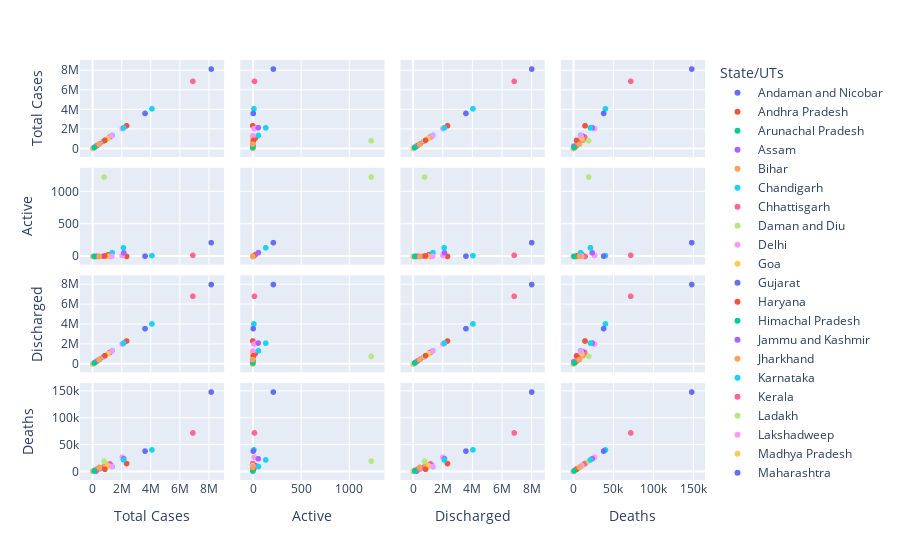

Notebook code cell kept with this figure:
### Code cell
# Creates a scatter matrix to visualize pairwise relationships between 'Total Cases', 'Active', 'Discharged', and 'Deaths', colored by 'State/UTs'
fig = px.scatter_matrix(df, dimensions=["Total Cases", "Active", "Discharged", "Deaths"], color=df['State/UTs'])
fig.show()   # Displays the interactive scatter matrix

### Figure 1 — Plotly figure (JSON) as saved in the notebook; plotly's stock layout.template omitted (floating-point values rounded to 4 significant figures)
{"data": [{"dimensions": [{"axis": {"matches": true}, "label": "Total Cases", "values": [10766]}, {"axis": {"matches": true}, "label": "Active", "values": [0]}, {"axis": {"matches": true}, "label": "Discharged", "values": [10637]}, {"axis": {"matches": true}, "label": "Deaths", "values": [129]}], "hovertemplate": "State/UTs=Andaman and Nicobar<br>%{xaxis.title.text}=%{x}<br>%{yaxis.title.text}=%{y}<extra></extra>", "legendgroup": "Andaman and Nicobar", "marker": {"color": "#636efa", "symbol": "circle"}, "name": "Andaman and Nicobar", "showlegend": true, "type": "splom"}, {"dimensions": [{"axis": {"matches": true}, "label": "Total Cases", "values": [2340676]}, {"axis": {"matches": true}, "label": "Active", "values": [0]}, {"axis": {"matches": true}, "label": "Discharged", "values": [2325943]}, {"axis": {"matches": true}, "label": "Deaths", "values": [14733]}], "hovertemplate": "State/UTs=Andhra Pradesh<br>%{xaxis.title.text}=%{x}<br>%{yaxis.title.text}=%{y}<extra></extra>", "legendgroup": "Andhra Pradesh", "marker": {"color": "#EF553B", "symbol": "circle"}, "name": "Andhra Pradesh", "showlegend": true, "type": "splom"}, {"dimensions": [{"axis": {"matches": true}, "label": "Total Cases", "values": [67049]}, {"axis": {"matches": true}, "label": "Active", "values": [0]}, {"axis": {"matches": true}, "label": "Discharged", "values": [66753]}, {"axis": {"matches": true}, "label": "Deaths", "values": [296]}], "hovertemplate": "State/UTs=Arunachal Pradesh<br>%{xaxis.title.text}=%{x}<br>%{yaxis.title.text}=%{y}<extra></extra>", "legendgroup": "Arunachal Pradesh", "marker": {"color": "#00cc96", "symbol": "circle"}, "name": "Arunachal Pradesh", "showlegend": true, "type": "splom"}, {"dimensions": [{"axis": {"matches": true}, "label": "Total Cases", "values": [746159]}, {"axis": {"matches": true}, "label": "Active", "values": [5]}, {"axis": {"matches": true}, "label": "Discharged", "values": [738119]}, {"axis": {"matches": true}, "label": "Deaths", "values": [8035]}], "hovertemplate": "State/UTs=Assam<br>%{xaxis.title.text}=%{x}<br>%{yaxis.title.text}=%{y}<extra></extra>", "legendgroup": "Assam", "marker": {"color": "#ab63fa", "symbol": "circle"}, "name": "Assam", "showlegend": true, "type": "splom"}, {"dimensions": [{"axis": {"matches": true}, "label": "Total Cases", "values": [855267]}, {"axis": {"matches": true}, "label": "Active", "values": [1]}, {"axis": {"matches": true}, "label": "Discharged", "values": [842952]}, {"axis": {"matches": true}, "label": "Deaths", "values": [12314]}], "hovertemplate": "State/UTs=Bihar<br>%{xaxis.title.text}=%{x}<br>%{yaxis.title.text}=%{y}<extra></extra>", "legendgroup": "Bihar", "marker": {"color": "#FFA15A", "symbol": "circle"}, "name": "Bihar", "showlegend": true, "type": "splom"}, {"dimensions": [{"axis": {"matches": true}, "label": "Total Cases", "values": [100693]}, {"axis": {"matches": true}, "label": "Active", "values": [0]}, {"axis": {"matches": true}, "label": "Discharged", "values": [99508]}, {"axis": {"matches": true}, "label": "Deaths", "values": [1185]}], "hovertemplate": "State/UTs=Chandigarh<br>%{xaxis.title.text}=%{x}<br>%{yaxis.title.text}=%{y}<extra></extra>", "legendgroup": "Chandigarh", "marker": {"color": "#19d3f3", "symbol": "circle"}, "name": "Chandigarh", "showlegend": true, "type": "splom"}, {"dimensions": [{"axis": {"matches": true}, "label": "Total Cases", "values": [1187695]}, {"axis": {"matches": true}, "label": "Active", "values": [0]}, {"axis": {"matches": true}, "label": "Discharged", "values": [1173505]}, {"axis": {"matches": true}, "label": "Deaths", "values": [14190]}], "hovertemplate": "State/UTs=Chhattisgarh<br>%{xaxis.title.text}=%{x}<br>%{yaxis.title.text}=%{y}<extra></extra>", "legendgroup": "Chhattisgarh", "marker": {"color": "#FF6692", "symbol": "circle"}, "name": "Chhattisgarh", "showlegend": true, "type": "splom"}, {"dimensions": [{"axis": {"matches": true}, "label": "Total Cases", "values": [11592]}, {"axis": {"matches": true}, "label": "Active", "values": [0]}, {"axis": {"matches": true}, "label": "Discharged", "values": [11588]}, {"axis": {"matches": true}, "label": "Deaths", "values": [4]}], "hovertemplate": "State/UTs=Daman and Diu<br>%{xaxis.title.text}=%{x}<br>%{yaxis.title.text}=%{y}<extra></extra>", "legendgroup": "Daman and Diu", "marker": {"color": "#B6E880", "symbol": "circle"}, "name": "Daman and Diu", "showlegend": true, "type": "splom"}, {"dimensions": [{"axis": {"matches": true}, "label": "Total Cases", "values": [2040910]}, {"axis": {"matches": true}, "label": "Active", "values": [14]}, {"axis": {"matches": true}, "label": "Discharged", "values": [2014230]}, {"axis": {"matches": true}, "label": "Deaths", "values": [26666]}], "hovertemplate": "State/UTs=Delhi<br>%{xaxis.title.text}=%{x}<br>%{yaxis.title.text}=%{y}<extra></extra>", "legendgroup": "Delhi", "marker": {"color": "#FF97FF", "symbol": "circle"}, "name": "Delhi", "showlegend": true, "type": "splom"}, {"dimensions": [{"axis": {"matches": true}, "label": "Total Cases", "values": [263346]}, {"axis": {"matches": true}, "label": "Active", "values": [3]}, {"axis": {"matches": true}, "label": "Discharged", "values": [259329]}, {"axis": {"matches": true}, "label": "Deaths", "values": [4014]}], "hovertemplate": "State/UTs=Goa<br>%{xaxis.title.text}=%{x}<br>%{yaxis.title.text}=%{y}<extra></extra>", "legendgroup": "Goa", "marker": {"color": "#FECB52", "symbol": "circle"}, "name": "Goa", "showlegend": true, "type": "splom"}, {"dimensions": [{"axis": {"matches": true}, "label": "Total Cases", "values": [1291383]}, {"axis": {"matches": true}, "label": "Active", "values": [5]}, {"axis": {"matches": true}, "label": "Discharged", "values": [1280299]}, {"axis": {"matches": true}, "label": "Deaths", "values": [11079]}], "hovertemplate": "State/UTs=Gujarat<br>%{xaxis.title.text}=%{x}<br>%{yaxis.title.text}=%{y}<extra></extra>", "legendgroup": "Gujarat", "marker": {"color": "#636efa", "symbol": "circle"}, "name": "Gujarat", "showlegend": true, "type": "splom"}, {"dimensions": [{"axis": {"matches": true}, "label": "Total Cases", "values": [1078903]}, {"axis": {"matches": true}, "label": "Active", "values": [27]}, {"axis": {"matches": true}, "label": "Discharged", "values": [1068121]}, {"axis": {"matches": true}, "label": "Deaths", "values": [10755]}], "hovertemplate": "State/UTs=Haryana<br>%{xaxis.title.text}=%{x}<br>%{yaxis.title.text}=%{y}<extra></extra>", "legendgroup": "Haryana", "marker": {"color": "#EF553B", "symbol": "circle"}, "name": "Haryana", "showlegend": true, "type": "splom"}, {"dimensions": [{"axis": {"matches": true}, "label": "Total Cases", "values": [322905]}, {"axis": {"matches": true}, "label": "Active", "values": [4]}, {"axis": {"matches": true}, "label": "Discharged", "values": [318660]}, {"axis": {"matches": true}, "label": "Deaths", "values": [4241]}], "hovertemplate": "State/UTs=Himachal Pradesh<br>%{xaxis.title.text}=%{x}<br>%{yaxis.title.text}=%{y}<extra></extra>", "legendgroup": "Himachal Pradesh", "marker": {"color": "#00cc96", "symbol": "circle"}, "name": "Himachal Pradesh", "showlegend": true, "type": "splom"}, {"dimensions": [{"axis": {"matches": true}, "label": "Total Cases", "values": [482023]}, {"axis": {"matches": true}, "label": "Active", "values": [0]}, {"axis": {"matches": true}, "label": "Discharged", "values": [477231]}, {"axis": {"matches": true}, "label": "Deaths", "values": [4792]}], "hovertemplate": "State/UTs=Jammu and Kashmir<br>%{xaxis.title.text}=%{x}<br>%{yaxis.title.text}=%{y}<extra></extra>", "legendgroup": "Jammu and Kashmir", "marker": {"color": "#ab63fa", "symbol": "circle"}, "name": "Jammu and Kashmir", "showlegend": true, "type": "splom"}, {"dimensions": [{"axis": {"matches": true}, "label": "Total Cases", "values": [443826]}, {"axis": {"matches": true}, "label": "Active", "values": [1]}, {"axis": {"matches": true}, "label": "Discharged", "values": [438491]}, {"axis": {"matches": true}, "label": "Deaths", "values": [5334]}], "hovertemplate": "State/UTs=Jharkhand<br>%{xaxis.title.text}=%{x}<br>%{yaxis.title.text}=%{y}<extra></extra>", "legendgroup": "Jharkhand", "marker": {"color": "#FFA15A", "symbol": "circle"}, "name": "Jharkhand", "showlegend": true, "type": "splom"}, {"dimensions": [{"axis": {"matches": true}, "label": "Total Cases", "values": [4088769]}, {"axis": {"matches": true}, "label": "Active", "values": [12]}, {"axis": {"matches": true}, "label": "Discharged", "values": [4048399]}, {"axis": {"matches": true}, "label": "Deaths", "values": [40358]}], "hovertemplate": "State/UTs=Karnataka<br>%{xaxis.title.text}=%{x}<br>%{yaxis.title.text}=%{y}<extra></extra>", "legendgroup": "Karnataka", "marker": {"color": "#19d3f3", "symbol": "circle"}, "name": "Karnataka", "showlegend": true, "type": "splom"}, {"dimensions": [{"axis": {"matches": true}, "label": "Total Cases", "values": [6907241]}, {"axis": {"matches": true}, "label": "Active", "values": [18]}, {"axis": {"matches": true}, "label": "Discharged", "values": [6835181]}, {"axis": {"matches": true}, "label": "Deaths", "values": [72042]}], "hovertemplate": "State/UTs=Kerala<br>%{xaxis.title.text}=%{x}<br>%{yaxis.title.text}=%{y}<extra></extra>", "legendgroup": "Kerala", "marker": {"color": "#FF6692", "symbol": "circle"}, "name": "Kerala", "showlegend": true, "type": "splom"}, {"dimensions": [{"axis": {"matches": true}, "label": "Total Cases", "values": [29602]}, {"axis": {"matches": true}, "label": "Active", "values": [0]}, {"axis": {"matches": true}, "label": "Discharged", "values": [29371]}, {"axis": {"matches": true}, "label": "Deaths", "values": [231]}], "hovertemplate": "State/UTs=Ladakh<br>%{xaxis.title.text}=%{x}<br>%{yaxis.title.text}=%{y}<extra></extra>", "legendgroup": "Ladakh", "marker": {"color": "#B6E880", "symbol": "circle"}, "name": "Ladakh", "showlegend": true, "type": "splom"}, {"dimensions": [{"axis": {"matches": true}, "label": "Total Cases", "values": [11415]}, {"axis": {"matches": true}, "label": "Active", "values": [0]}, {"axis": {"matches": true}, "label": "Discharged", "values": [11363]}, {"axis": {"matches": true}, "label": "Deaths", "values": [52]}], "hovertemplate": "State/UTs=Lakshadweep<br>%{xaxis.title.text}=%{x}<br>%{yaxis.title.text}=%{y}<extra></extra>", "legendgroup": "Lakshadweep", "marker": {"color": "#FF97FF", "symbol": "circle"}, "name": "Lakshadweep", "showlegend": true, "type": "splom"}, {"dimensions": [{"axis": {"matches": true}, "label": "Total Cases", "values": [1056351]}, {"axis": {"matches": true}, "label": "Active", "values": [0]}, {"axis": {"matches": true}, "label": "Discharged", "values": [1045565]}, {"axis": {"matches": true}, "label": "Deaths", "values": [10786]}], "hovertemplate": "State/UTs=Madhya Pradesh<br>%{xaxis.title.text}=%{x}<br>%{yaxis.title.text}=%{y}<extra></extra>", "legendgroup": "Madhya Pradesh", "marker": {"color": "#FECB52", "symbol": "circle"}, "name": "Madhya Pradesh", "showlegend": true, "type": "splom"}, {"dimensions": [{"axis": {"matches": true}, "label": "Total Cases", "values": [8171048]}, {"axis": {"matches": true}, "label": "Active", "values": [214]}, {"axis": {"matches": true}, "label": "Discharged", "values": [8022276]}, {"axis": {"matches": true}, "label": "Deaths", "values": [148558]}], "hovertemplate": "State/UTs=Maharashtra<br>%{xaxis.title.text}=%{x}<br>%{yaxis.title.text}=%{y}<extra></extra>", "legendgroup": "Maharashtra", "marker": {"color": "#636efa", "symbol": "circle"}, "name": "Maharashtra", "showlegend": true, "type": "splom"}, {"dimensions": [{"axis": {"matches": true}, "label": "Total Cases", "values": [140034]}, {"axis": {"matches": true}, "label": "Active", "values": [0]}, {"axis": {"matches": true}, "label": "Discharged", "values": [137885]}, {"axis": {"matches": true}, "label": "Deaths", "values": [2149]}], "hovertemplate": "State/UTs=Manipur<br>%{xaxis.title.text}=%{x}<br>%{yaxis.title.text}=%{y}<extra></extra>", "legendgroup": "Manipur", "marker": {"color": "#EF553B", "symbol": "circle"}, "name": "Manipur", "showlegend": true, "type": "splom"}, {"dimensions": [{"axis": {"matches": true}, "label": "Total Cases", "values": [96983]}, {"axis": {"matches": true}, "label": "Active", "values": [3]}, {"axis": {"matches": true}, "label": "Discharged", "values": [95352]}, {"axis": {"matches": true}, "label": "Deaths", "values": [1628]}], "hovertemplate": "State/UTs=Meghalaya<br>%{xaxis.title.text}=%{x}<br>%{yaxis.title.text}=%{y}<extra></extra>", "legendgroup": "Meghalaya", "marker": {"color": "#00cc96", "symbol": "circle"}, "name": "Meghalaya", "showlegend": true, "type": "splom"}, {"dimensions": [{"axis": {"matches": true}, "label": "Total Cases", "values": [239560]}, {"axis": {"matches": true}, "label": "Active", "values": [1]}, {"axis": {"matches": true}, "label": "Discharged", "values": [238825]}, {"axis": {"matches": true}, "label": "Deaths", "values": [734]}], "hovertemplate": "State/UTs=Mizoram<br>%{xaxis.title.text}=%{x}<br>%{yaxis.title.text}=%{y}<extra></extra>", "legendgroup": "Mizoram", "marker": {"color": "#ab63fa", "symbol": "circle"}, "name": "Mizoram", "showlegend": true, "type": "splom"}, {"dimensions": [{"axis": {"matches": true}, "label": "Total Cases", "values": [36033]}, {"axis": {"matches": true}, "label": "Active", "values": [0]}, {"axis": {"matches": true}, "label": "Discharged", "values": [35251]}, {"axis": {"matches": true}, "label": "Deaths", "values": [782]}], "hovertemplate": "State/UTs=Nagaland<br>%{xaxis.title.text}=%{x}<br>%{yaxis.title.text}=%{y}<extra></extra>", "legendgroup": "Nagaland", "marker": {"color": "#FFA15A", "symbol": "circle"}, "name": "Nagaland", "showlegend": true, "type": "splom"}, {"dimensions": [{"axis": {"matches": true}, "label": "Total Cases", "values": [1348409]}, {"axis": {"matches": true}, "label": "Active", "values": [59]}, {"axis": {"matches": true}, "label": "Discharged", "values": [1339135]}, {"axis": {"matches": true}, "label": "Deaths", "values": [9215]}], "hovertemplate": "State/UTs=Odisha<br>%{xaxis.title.text}=%{x}<br>%{yaxis.title.text}=%{y}<extra></extra>", "legendgroup": "Odisha", "marker": {"color": "#19d3f3", "symbol": "circle"}, "name": "Odisha", "showlegend": true, "type": "splom"}, {"dimensions": [{"axis": {"matches": true}, "label": "Total Cases", "values": [177547]}, {"axis": {"matches": true}, "label": "Active", "values": [0]}, {"axis": {"matches": true}, "label": "Discharged", "values": [175566]}, {"axis": {"matches": true}, "label": "Deaths", "values": [1981]}], "hovertemplate": "State/UTs=Puducherry<br>%{xaxis.title.text}=%{x}<br>%{yaxis.title.text}=%{y}<extra></extra>", "legendgroup": "Puducherry", "marker": {"color": "#FF6692", "symbol": "circle"}, "name": "Puducherry", "showlegend": true, "type": "splom"}, {"dimensions": [{"axis": {"matches": true}, "label": "Total Cases", "values": [793644]}, {"axis": {"matches": true}, "label": "Active", "values": [1233]}, {"axis": {"matches": true}, "label": "Discharged", "values": [773073]}, {"axis": {"matches": true}, "label": "Deaths", "values": [19338]}], "hovertemplate": "State/UTs=Punjab<br>%{xaxis.title.text}=%{x}<br>%{yaxis.title.text}=%{y}<extra></extra>", "legendgroup": "Punjab", "marker": {"color": "#B6E880", "symbol": "circle"}, "name": "Punjab", "showlegend": true, "type": "splom"}, {"dimensions": [{"axis": {"matches": true}, "label": "Total Cases", "values": [1326465]}, {"axis": {"matches": true}, "label": "Active", "values": [2]}, {"axis": {"matches": true}, "label": "Discharged", "values": [1316727]}, {"axis": {"matches": true}, "label": "Deaths", "values": [9736]}], "hovertemplate": "State/UTs=Rajasthan<br>%{xaxis.title.text}=%{x}<br>%{yaxis.title.text}=%{y}<extra></extra>", "legendgroup": "Rajasthan", "marker": {"color": "#FF97FF", "symbol": "circle"}, "name": "Rajasthan", "showlegend": true, "type": "splom"}, {"dimensions": [{"axis": {"matches": true}, "label": "Total Cases", "values": [44927]}, {"axis": {"matches": true}, "label": "Active", "values": [4]}, {"axis": {"matches": true}, "label": "Discharged", "values": [44422]}, {"axis": {"matches": true}, "label": "Deaths", "values": [501]}], "hovertemplate": "State/UTs=Sikkim<br>%{xaxis.title.text}=%{x}<br>%{yaxis.title.text}=%{y}<extra></extra>", "legendgroup": "Sikkim", "marker": {"color": "#FECB52", "symbol": "circle"}, "name": "Sikkim", "showlegend": true, "type": "splom"}, {"dimensions": [{"axis": {"matches": true}, "label": "Total Cases", "values": [3610655]}, {"axis": {"matches": true}, "label": "Active", "values": [5]}, {"axis": {"matches": true}, "label": "Discharged", "values": [3572569]}, {"axis": {"matches": true}, "label": "Deaths", "values": [38081]}], "hovertemplate": "State/UTs=Tamil Nadu<br>%{xaxis.title.text}=%{x}<br>%{yaxis.title.text}=%{y}<extra></extra>", "legendgroup": "Tamil Nadu", "marker": {"color": "#636efa", "symbol": "circle"}, "name": "Tamil Nadu", "showlegend": true, "type": "splom"}, {"dimensions": [{"axis": {"matches": true}, "label": "Total Cases", "values": [844432]}, {"axis": {"matches": true}, "label": "Active", "values": [8]}, {"axis": {"matches": true}, "label": "Discharged", "values": [840313]}, {"axis": {"matches": true}, "label": "Deaths", "values": [4111]}], "hovertemplate": "State/UTs=Telengana<br>%{xaxis.title.text}=%{x}<br>%{yaxis.title.text}=%{y}<extra></extra>", "legendgroup": "Telengana", "marker": {"color": "#EF553B", "symbol": "circle"}, "name": "Telengana", "showlegend": true, "type": "splom"}, {"dimensions": [{"axis": {"matches": true}, "label": "Total Cases", "values": [108493]}, {"axis": {"matches": true}, "label": "Active", "values": [1]}, {"axis": {"matches": true}, "label": "Discharged", "values": [107550]}, {"axis": {"matches": true}, "label": "Deaths", "values": [942]}], "hovertemplate": "State/UTs=Tripura<br>%{xaxis.title.text}=%{x}<br>%{yaxis.title.text}=%{y}<extra></extra>", "legendgroup": "Tripura", "marker": {"color": "#00cc96", "symbol": "circle"}, "name": "Tripura", "showlegend": true, "type": "splom"}, {"dimensions": [{"axis": {"matches": true}, "label": "Total Cases", "values": [2145431]}, {"axis": {"matches": true}, "label": "Active", "values": [57]}, {"axis": {"matches": true}, "label": "Discharged", "values": [2121662]}, {"axis": {"matches": true}, "label": "Deaths", "values": [23712]}], "hovertemplate": "State/UTs=Uttar Pradesh<br>%{xaxis.title.text}=%{x}<br>%{yaxis.title.text}=%{y}<extra></extra>", "legendgroup": "Uttar Pradesh", "marker": {"color": "#ab63fa", "symbol": "circle"}, "name": "Uttar Pradesh", "showlegend": true, "type": "splom"}, {"dimensions": [{"axis": {"matches": true}, "label": "Total Cases", "values": [452571]}, {"axis": {"matches": true}, "label": "Active", "values": [0]}, {"axis": {"matches": true}, "label": "Discharged", "values": [444803]}, {"axis": {"matches": true}, "label": "Deaths", "values": [7768]}], "hovertemplate": "State/UTs=Uttarakhand<br>%{xaxis.title.text}=%{x}<br>%{yaxis.title.text}=%{y}<extra></extra>", "legendgroup": "Uttarakhand", "marker": {"color": "#FFA15A", "symbol": "circle"}, "name": "Uttarakhand", "showlegend": true, "type": "splom"}, {"dimensions": [{"axis": {"matches": true}, "label": "Total Cases", "values": [2126282]}, {"axis": {"matches": true}, "label": "Active", "values": [135]}, {"axis": {"matches": true}, "label": "Discharged", "values": [2104592]}, {"axis": {"matches": true}, "label": "Deaths", "values": [21555]}], "hovertemplate": "State/UTs=West Bengal<br>%{xaxis.title.text}=%{x}<br>%{yaxis.title.text}=%{y}<extra></extra>", "legendgroup": "West Bengal", "marker": {"color": "#19d3f3", "symbol": "circle"}, "name": "West Bengal", "showlegend": true, "type": "splom"}], "layout": {"autosize": true, "dragmode": "select", "legend": {"title": {"text": "State/UTs"}, "tracegroupgap": 0}, "margin": {"t": 60}, "xaxis": {"autorange": true, "range": [-1333000.0, 9515000.0], "type": "linear"}, "xaxis2": {"autorange": true, "range": [-203.0, 1436.0], "type": "linear"}, "xaxis3": {"autorange": true, "range": [-1308000.0, 9341000.0], "type": "linear"}, "xaxis4": {"autorange": true, "range": [-24460.0, 173000.0], "type": "linear"}, "yaxis": {"autorange": true, "range": [-1333000.0, 9515000.0], "type": "linear"}, "yaxis2": {"autorange": true, "range": [-203.0, 1436.0], "type": "linear"}, "yaxis3": {"autorange": true, "range": [-1308000.0, 9341000.0], "type": "linear"}, "yaxis4": {"autorange": true, "range": [-24460.0, 173000.0], "type": "linear"}}}
